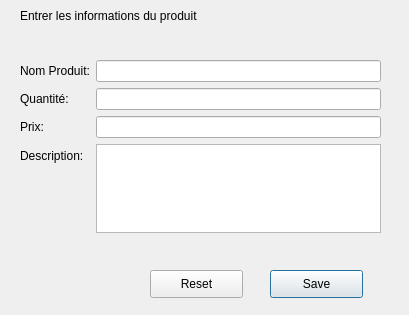
<?xml version="1.0" encoding="UTF-8"?>
<ui version="4.0">
 <class>AjouterProduit</class>
 <widget class="QDialog" name="AjouterProduit">
  <property name="geometry">
   <rect>
    <x>0</x>
    <y>0</y>
    <width>409</width>
    <height>315</height>
   </rect>
  </property>
  <property name="windowTitle">
   <string>Dialog</string>
  </property>
  <widget class="QLabel" name="lblInfo">
   <property name="geometry">
    <rect>
     <x>110</x>
     <y>240</y>
     <width>271</width>
     <height>20</height>
    </rect>
   </property>
   <property name="text">
    <string/>
   </property>
  </widget>
  <widget class="QPushButton" name="btnSave1">
   <property name="geometry">
    <rect>
     <x>270</x>
     <y>270</y>
     <width>93</width>
     <height>28</height>
    </rect>
   </property>
   <property name="text">
    <string>Save</string>
   </property>
  </widget>
  <widget class="QPushButton" name="btnReset1">
   <property name="geometry">
    <rect>
     <x>150</x>
     <y>270</y>
     <width>93</width>
     <height>28</height>
    </rect>
   </property>
   <property name="text">
    <string>Reset</string>
   </property>
  </widget>
  <widget class="QWidget" name="formLayoutWidget">
   <property name="geometry">
    <rect>
     <x>20</x>
     <y>60</y>
     <width>361</width>
     <height>173</height>
    </rect>
   </property>
   <layout class="QFormLayout" name="formLayout">
    <item row="0" column="0">
     <widget class="QLabel" name="label">
      <property name="text">
       <string>Nom Produit:</string>
      </property>
     </widget>
    </item>
    <item row="0" column="1">
     <widget class="QLineEdit" name="txtNomProduit"/>
    </item>
    <item row="1" column="0">
     <widget class="QLabel" name="label_2">
      <property name="text">
       <string>Quantité:</string>
      </property>
     </widget>
    </item>
    <item row="1" column="1">
     <widget class="QLineEdit" name="txtQuantiteProduit"/>
    </item>
    <item row="2" column="0">
     <widget class="QLabel" name="label_3">
      <property name="text">
       <string>Prix:</string>
      </property>
     </widget>
    </item>
    <item row="2" column="1">
     <widget class="QLineEdit" name="txtPrixProduit"/>
    </item>
    <item row="3" column="0">
     <widget class="QLabel" name="label_4">
      <property name="text">
       <string>Description:</string>
      </property>
     </widget>
    </item>
    <item row="3" column="1">
     <widget class="QTextEdit" name="txtDescriptionProduit"/>
    </item>
   </layout>
  </widget>
  <widget class="QLabel" name="label_5">
   <property name="geometry">
    <rect>
     <x>20</x>
     <y>0</y>
     <width>221</width>
     <height>31</height>
    </rect>
   </property>
   <property name="text">
    <string>Entrer les informations du produit </string>
   </property>
  </widget>
 </widget>
 <resources/>
 <connections/>
</ui>
